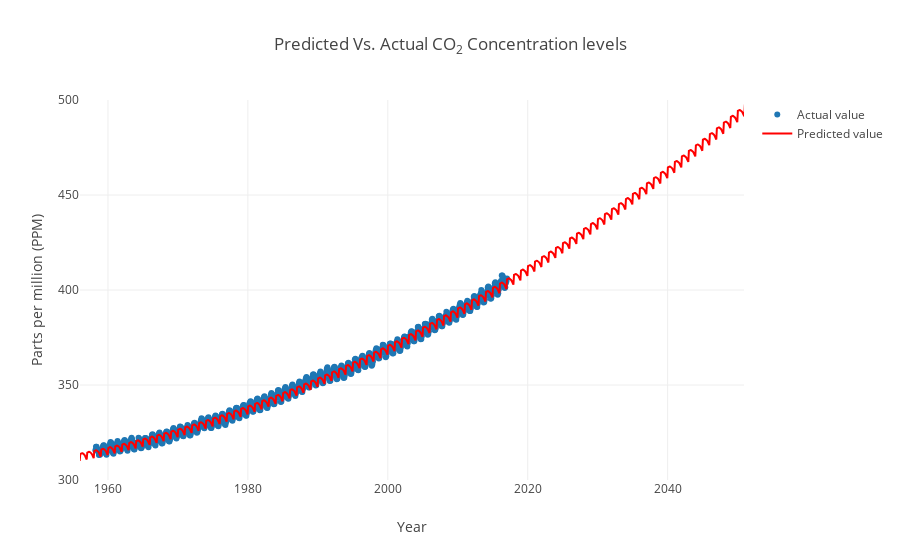

Write notebook code for a chart like this one.
### Code cell
# Select some future "years"
pred_years = range(1950, 2055)
pred_months = range(1, 13)

# Prepare dataset
x_pred = []
for y in pred_years:
    for m in pred_months:
        x_pred.append([y, m, m ** 2, y ** 2])
        
# Predict values
y_pred = clf.predict(x_pred)

# plot the predicted values
x_plt = [dt.datetime(i[0], i[1], 15) for i in x_pred]
trace5 = go.Scatter(x=x_plt, y=y_pred, line=dict(color="red"), name="Predicted value")

default_period = dt.datetime(1956, 1, 1), dt.datetime(2050,12,1)
default_ppm_range = (300, 500)
layout = go.Layout(
    title="Predicted Vs. Actual CO<sub>2</sub> Concentration levels",
    yaxis=dict(title="Parts per million (PPM)", range=default_ppm_range),
    xaxis=dict(title="Year", range=default_period))
figure = go.Figure(data=[trace2, trace5], layout=layout)
py.iplot(figure, filename="co2-ppm-prediction")

### Figure 1 — Plotly figure (JSON) as saved in the notebook; plotly's stock layout.template omitted (floating-point values rounded to 4 significant figures; data arrays with more than 128 entries replaced by an {"elided": "..."} marker saying what was removed)
{"data": [{"mode": "markers", "name": "Actual value", "type": "scatter", "x": {"elided": "702 str values"}, "y": {"elided": "702 float values"}}, {"line": {"color": "red"}, "name": "Predicted value", "type": "scatter", "x": {"elided": "1260 str values"}, "y": {"elided": "1260 float values"}}], "layout": {"title": "Predicted Vs. Actual CO<sub>2</sub> Concentration levels", "xaxis": {"range": ["1956-01-01 05:00:00", "2050-12-01 05:00:00"], "title": "Year"}, "yaxis": {"range": [300, 500], "title": "Parts per million (PPM)"}}}
